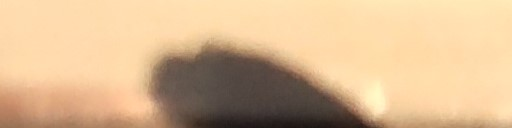
#> input picture ImageDetermine/Test_Alpha/Images/SMPL_Dmg.JPG, 512 x 128 px, found by its file name
$ python Dtrmn_ED.py   (older library calls are emulated)
#> lines starting #> are read from the running program, lines starting #| are printed output that depends on the picture; after the words box and inside, x2 and y2 are one past the last pixel; in counts of white or black regions, pixels touching at a corner belong together
import cv2
import numpy as np
import os

class EdgeDetection:
    def __init__(self, ksize=3, scale=1, delta=0, threshold=50, blur_ksize=11):
        self.ksize = ksize
        self.scale = scale
        self.delta = delta
        self.threshold = threshold
        self.blur_ksize = blur_ksize

    def detect_edges(self, image):
        """
        ラプラシアンフィルタを使用してエッジを検出
        """
        # グレースケール画像を反転
        inverted_image = cv2.bitwise_not(image)
        cv2.imshow('Inverted Image', inverted_image)

        # 平滑化を強化
        blurred = cv2.GaussianBlur(inverted_image, (self.blur_ksize, self.blur_ksize), 0)
        cv2.imshow('Blurred Image', blurred)

        # ヒストグラム平坦化
        equalized = cv2.equalizeHist(blurred)
        cv2.imshow('Equalized Image', equalized)

        # ラプラシアンフィルタでエッジ検出
        laplacian = cv2.Laplacian(equalized, cv2.CV_16S, ksize=self.ksize, scale=self.scale, delta=self.delta)
        abs_laplacian = cv2.convertScaleAbs(laplacian)
        cv2.imshow('Laplacian Image', abs_laplacian)

        # 二値化でエッジを強調
        _, binary_edges = cv2.threshold(abs_laplacian, self.threshold, 255, cv2.THRESH_BINARY)
        return binary_edges

    def find_defects(self, image):
        """
        エッジ検出と傷の輪郭を見つける
        """
        # グレースケール画像を反転
        inverted_image = cv2.bitwise_not(image)
        cv2.imshow('Inverted Image for Defects', inverted_image)

        # 平滑化を強化
        blurred = cv2.GaussianBlur(inverted_image, (self.blur_ksize, self.blur_ksize), 0)
        cv2.imshow('Blurred Image for Defects', blurred)

        # ヒストグラム平坦化
        equalized = cv2.equalizeHist(blurred)
        cv2.imshow('Equalized Image for Defects', equalized)

        # エッジ検出
        edges = self.detect_edges(equalized)

        # 輪郭を見つける
        contours, _ = cv2.findContours(edges, cv2.RETR_EXTERNAL, cv2.CHAIN_APPROX_SIMPLE)

        defects = []
        for contour in contours:
            # 面積が一定以上の輪郭を傷と見なす
            area = cv2.contourArea(contour)
            if area > 100:  # この閾値は調整が必要
                defects.append(contour)

        return defects

    def draw_defects(self, image, defects):
        """
        元の画像に傷の輪郭を描画
        """
        result = cv2.drawContours(image.copy(), defects, -1, (0, 255, 0), 2)
        return result

def main():
    # カレントディレクトリを取得
    current_dir = os.getcwd()
    print(f"Current Directory: {current_dir}")

    # サンプル画像のパスを設定
    image_path = os.path.join(current_dir, 'ImageDetermine/Test_Alpha/Images', 'SMPL_Dmg.JPG')

    # ファイルが存在するかを確認
    if not os.path.exists(image_path):
        print(f"Error: File '{image_path}' does not exist.")
    else:
        # サンプル画像を読み込み（ここでは赤外線カメラのグレースケール画像を想定）
        image = cv2.imread(image_path, cv2.IMREAD_GRAYSCALE)
#> image: shape (128, 512); min 22, max 245, mean 188.2

        if image is None:
            print(f"Error: Unable to load image '{image_path}'.")
        else:
            # サンプル画像を表示
            cv2.imshow('Original Image', image)

            # エッジ検出器の初期化
            edge_detector = EdgeDetection(ksize=3, scale=1, delta=0, threshold=20, blur_ksize=11)

            # 傷の検出
            defects = edge_detector.find_defects(image)
#> in find_defects, `inverted_image = cv2.bitwise_not(image)`:
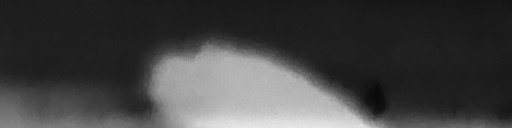
#> inverted_image: shape (128, 512); min 10, max 233, mean 66.8
#> in find_defects, `equalized = cv2.equalizeHist(blurred)`:
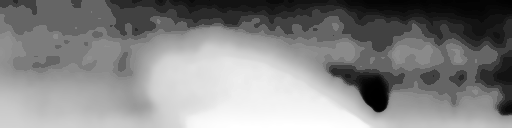
#> equalized: shape (128, 512); min 0, max 255, mean 133.4
#> in detect_edges, `inverted_image = cv2.bitwise_not(image)`:
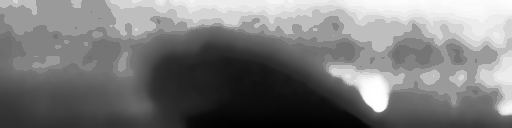
#> inverted_image: shape (128, 512); min 0, max 255, mean 121.6
#> in detect_edges, `equalized = cv2.equalizeHist(blurred)`:
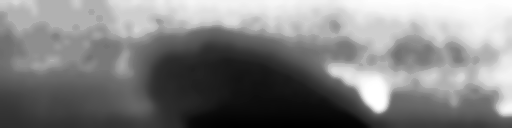
#> equalized: shape (128, 512); min 0, max 255, mean 128.1
#> in detect_edges, `laplacian = cv2.Laplacian(equalized, cv2.CV_16S, ksize=self.ksize, sca..`:
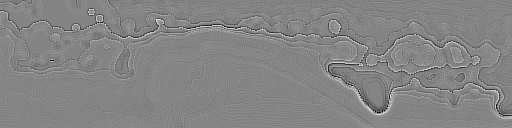
#> laplacian: shape (128, 512) int16; min -98, max 90, mean 0; drawn with min black and max white
#> in detect_edges, `_, binary_edges = cv2.threshold(abs_laplacian, self.threshold, 255, cv..`:
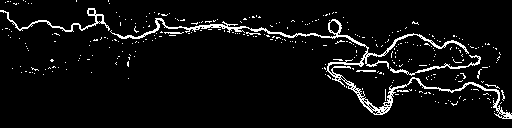
#> binary_edges: shape (128, 512); 5.6% white in thin lines or dots
#> in find_defects, `contours, _ = cv2.findContours(edges, cv2.RETR_EXTERNAL, cv2.CHAIN_APP..`: contours = 319 contours, 316 with area under 20; largest, box (x1, y1, x2, y2) and area: (110, 18, 512, 119) 1590, (0, 8, 110, 32) 250, (390, 55, 481, 76) 132
#> the loop in find_defects, `for contour in contours:` made 319 passes
#> area on passes 113, 288, 307: 132, 1589.5, 250.5
#> after the loop in find_defects, `for contour in contours:`: defects = 3 contours; box (x1, y1, x2, y2) and area: (110, 18, 512, 119) 1590, (0, 8, 110, 32) 250, (390, 55, 481, 76) 132

            # 傷の描画
            result_image = edge_detector.draw_defects(image, defects)
#> in draw_defects, `result = cv2.drawContours(image.copy(), defects, -1, (0, 255, 0), 2)`:
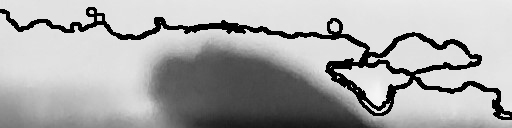
#> result: shape (128, 512); min 0, max 245, mean 168.6

            # 結果の表示
            cv2.imshow('Detected Defects', result_image)
            cv2.waitKey(0)
            cv2.destroyAllWindows()

if __name__ == "__main__":
    main()
